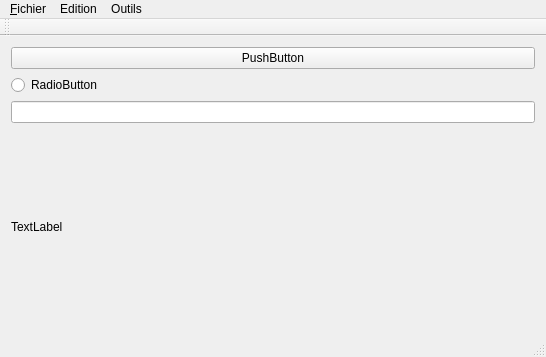
<?xml version="1.0" encoding="UTF-8"?>
<ui version="4.0">
 <class>MainWindow</class>
 <widget class="QMainWindow" name="MainWindow">
  <property name="geometry">
   <rect>
    <x>0</x>
    <y>0</y>
    <width>546</width>
    <height>357</height>
   </rect>
  </property>
  <property name="windowTitle">
   <string>MainWindow</string>
  </property>
  <property name="toolTip">
   <string/>
  </property>
  <widget class="QWidget" name="centralWidget">
   <layout class="QVBoxLayout" name="verticalLayout">
    <item>
     <widget class="QPushButton" name="pushButton">
      <property name="text">
       <string>PushButton</string>
      </property>
     </widget>
    </item>
    <item>
     <widget class="QRadioButton" name="radioButton">
      <property name="text">
       <string>RadioButton</string>
      </property>
     </widget>
    </item>
    <item>
     <widget class="QLineEdit" name="lineEdit"/>
    </item>
    <item>
     <widget class="QLabel" name="label">
      <property name="text">
       <string>TextLabel</string>
      </property>
     </widget>
    </item>
   </layout>
  </widget>
  <widget class="QMenuBar" name="menuBar">
   <property name="geometry">
    <rect>
     <x>0</x>
     <y>0</y>
     <width>546</width>
     <height>22</height>
    </rect>
   </property>
   <widget class="QMenu" name="menuFichier">
    <property name="title">
     <string>&amp;Fichier</string>
    </property>
    <addaction name="actionNouveau"/>
    <addaction name="actionOuvrir"/>
    <addaction name="separator"/>
    <addaction name="actionEnregistrer"/>
    <addaction name="actionEnregistrer_sous"/>
    <addaction name="separator"/>
    <addaction name="actionFermer"/>
   </widget>
   <widget class="QMenu" name="menuEdition">
    <property name="title">
     <string>Edition</string>
    </property>
    <addaction name="actionAnnuler"/>
    <addaction name="actionR_tablir"/>
   </widget>
   <widget class="QMenu" name="menuOutils">
    <property name="title">
     <string>Outils</string>
    </property>
   </widget>
   <addaction name="menuFichier"/>
   <addaction name="menuEdition"/>
   <addaction name="menuOutils"/>
  </widget>
  <widget class="QToolBar" name="mainToolBar">
   <attribute name="toolBarArea">
    <enum>TopToolBarArea</enum>
   </attribute>
   <attribute name="toolBarBreak">
    <bool>false</bool>
   </attribute>
  </widget>
  <widget class="QStatusBar" name="statusBar"/>
  <action name="actionNouveau">
   <property name="text">
    <string>Nouveau</string>
   </property>
  </action>
  <action name="actionOuvrir">
   <property name="text">
    <string>Ouvrir</string>
   </property>
  </action>
  <action name="actionFermer">
   <property name="text">
    <string>Fermer</string>
   </property>
  </action>
  <action name="actionAnnuler">
   <property name="text">
    <string>Annuler</string>
   </property>
  </action>
  <action name="actionR_tablir">
   <property name="text">
    <string>Rétablir</string>
   </property>
  </action>
  <action name="actionEnregistrer">
   <property name="text">
    <string>&amp;Enregistrer</string>
   </property>
   <property name="shortcut">
    <string>E</string>
   </property>
  </action>
  <action name="actionEnregistrer_sous">
   <property name="text">
    <string>Enregistrer sous</string>
   </property>
  </action>
 </widget>
 <layoutdefault spacing="6" margin="11"/>
 <resources/>
 <connections/>
</ui>
